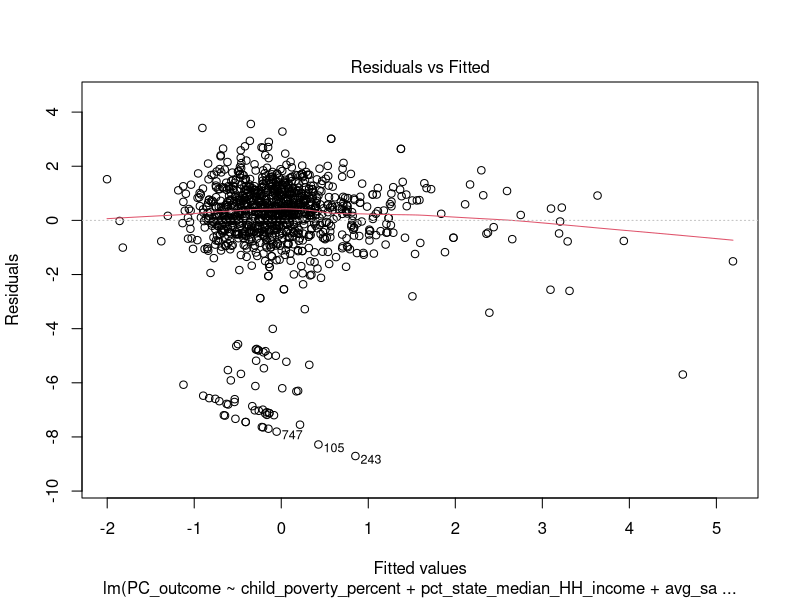
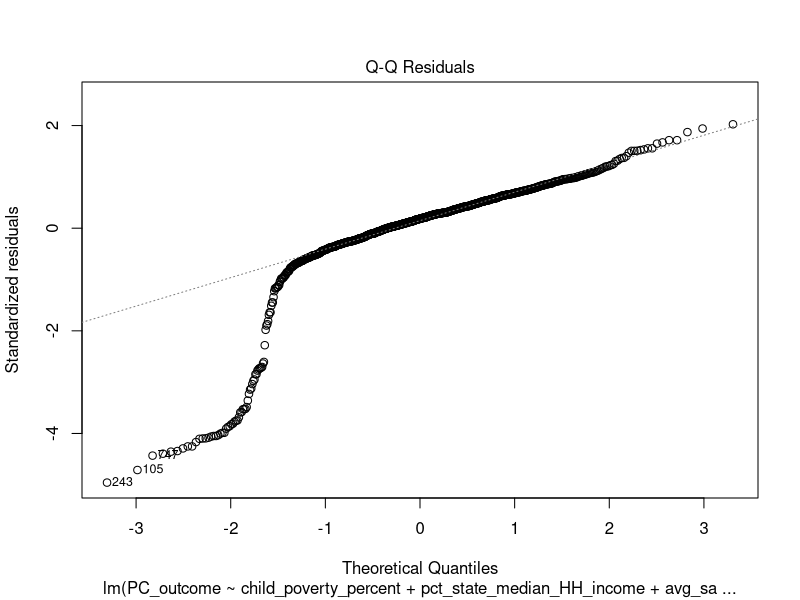
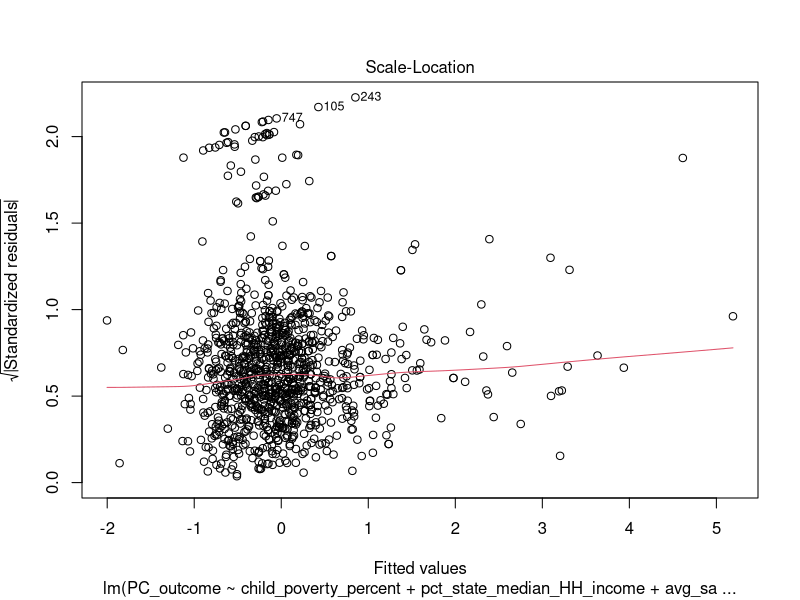
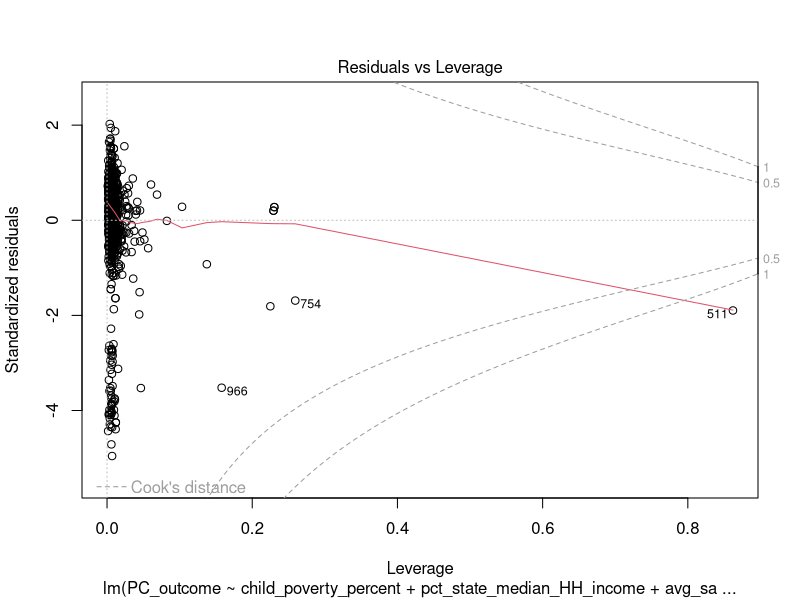
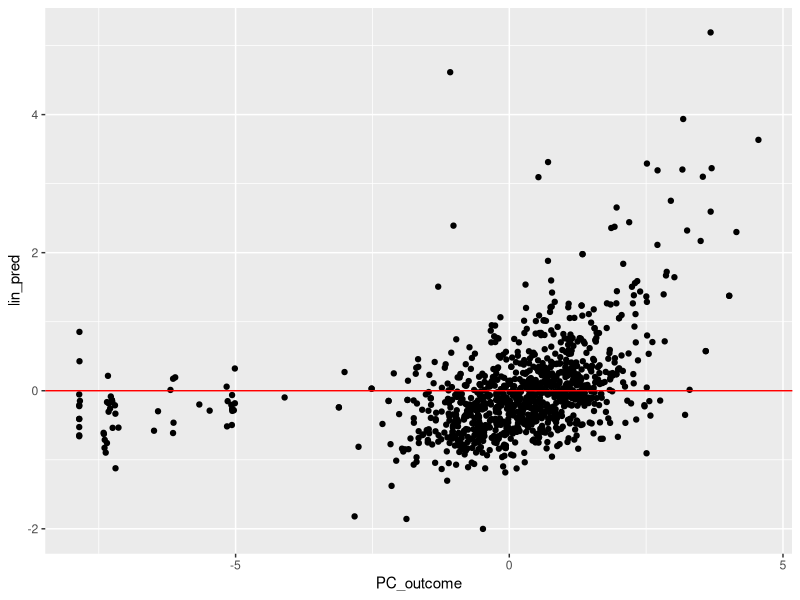
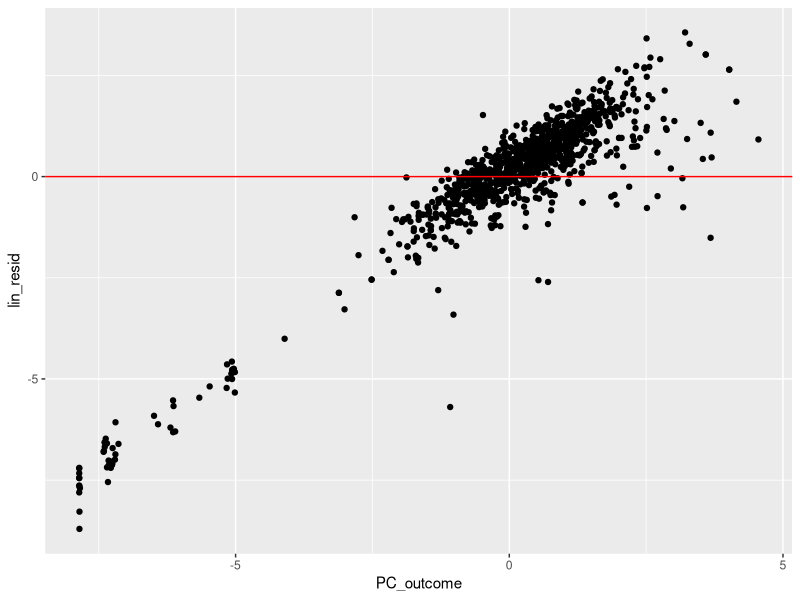
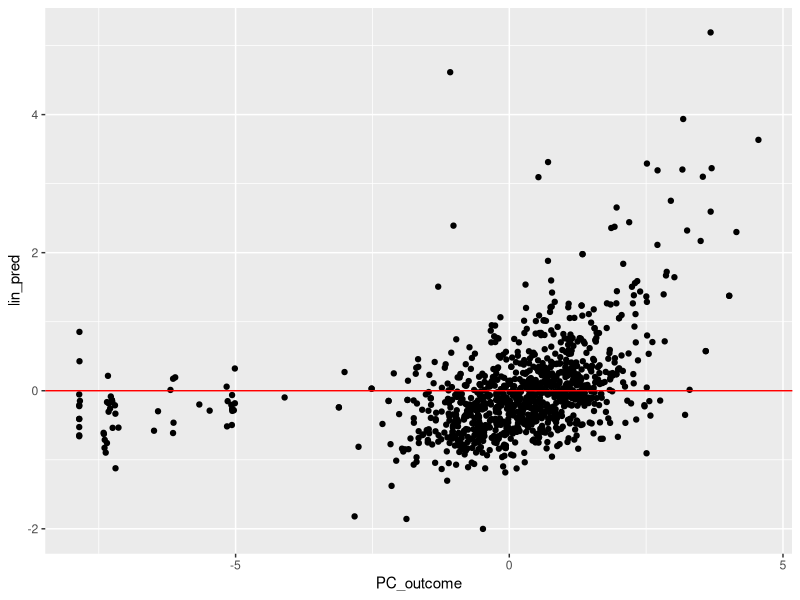
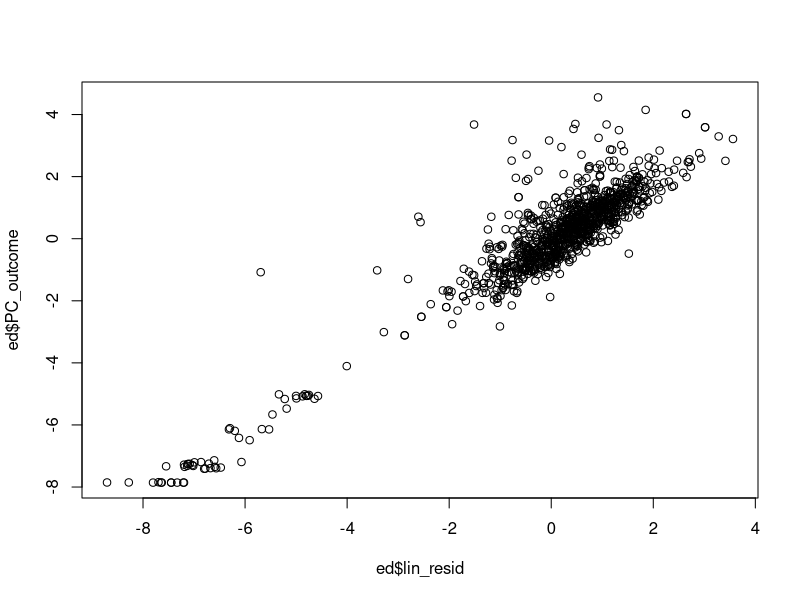

Recreate these plots in R, in order.
#pack
library(tidyverse)
library(rsample)
library(modelr)
library(ggplot2)

#load data
ed = read.csv("r_objects/model_data.csv")

#col select
ed_lin = ed %>% 
  select(PC_outcome, child_poverty_percent, pct_state_median_HH_income, avg_salary_school,  st_pct_black, st_pct_hisp, st_pct_white, st_pct_asian, st_pct_native, st_pct_pac, st_pct_mult)

#ed_lin <- as.data.frame(lapply(ed, as.numeric))

#linear reg
lin_mod = lm(PC_outcome ~ child_poverty_percent + pct_state_median_HH_income + avg_salary_school + st_pct_black + st_pct_hisp + st_pct_white + st_pct_asian + st_pct_native + st_pct_pac + st_pct_mult, data = ed)

plot(lin_mod)
summary(lin_mod)

#test
ed$lin_pred = predict(lin_mod, data = ed)
ed$lin_resid = resid(lin_mod)

ed <- ed %>%
  select(lin_pred, everything()) %>% 
  select(lin_resid, everything())

rmse(lin_mod, ed)

write_csv(ed, "r_objects/merged_data_pred_resid.csv")
save(lin_mod, file = 'r_objects/lin_mod.RData')


ggplot(ed) +
  geom_point(aes(x=PC_outcome,y=lin_pred)) +
  geom_hline(yintercept = 0,color = 'red')
ggplot(ed) +
  geom_point(aes(x=PC_outcome,y=lin_resid)) +
  geom_hline(yintercept = 0,color = 'red')

ggplot(ed) +
  geom_point(aes(x=PC_outcome,y=lin_pred)) +
  geom_hline(yintercept = 0,color = 'red')
  
  
plot(ed$lin_resid,ed$PC_outcome)
  
  
  
  
